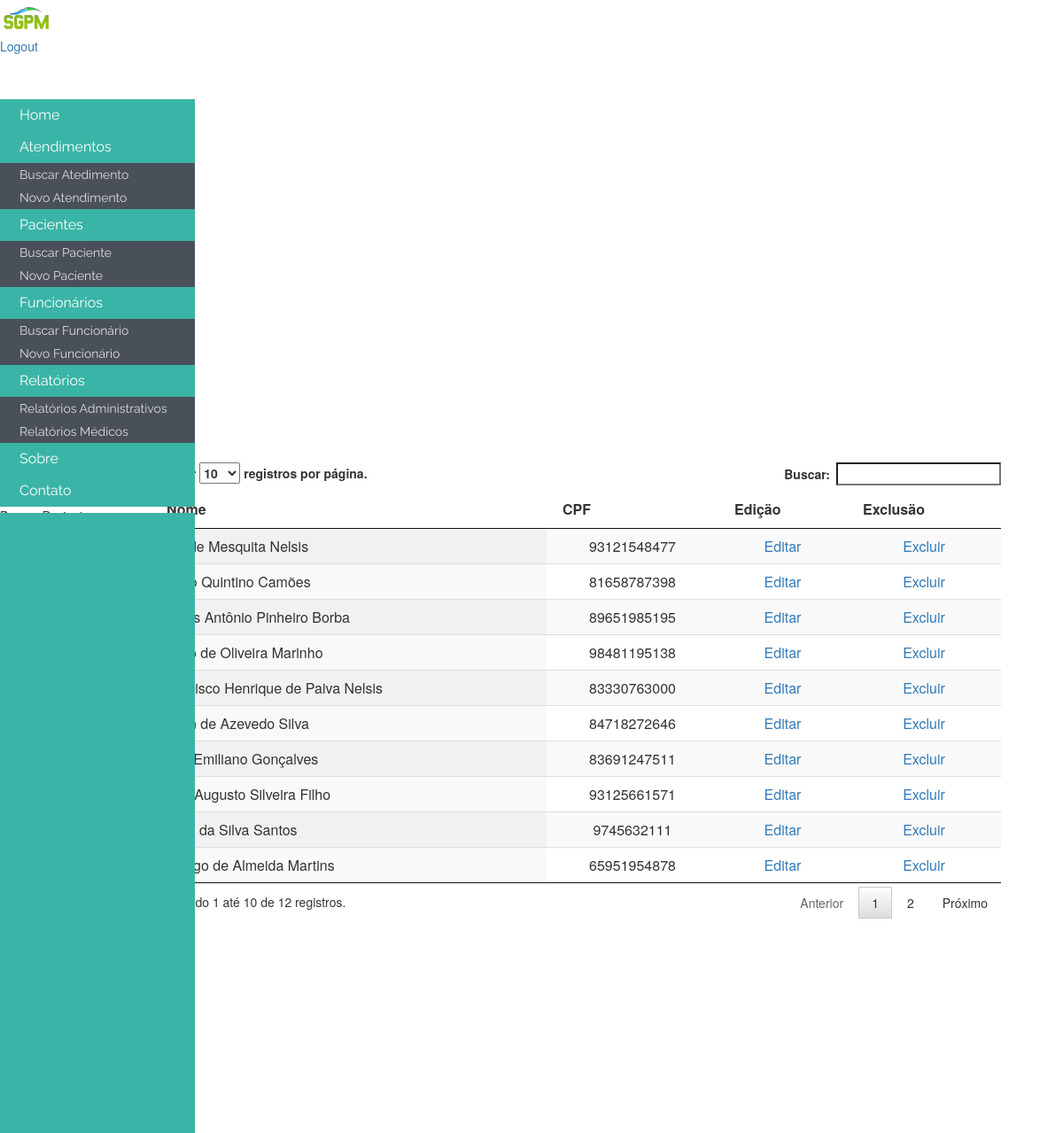
The app's page /consultarPaciente.php (upper part), older data.
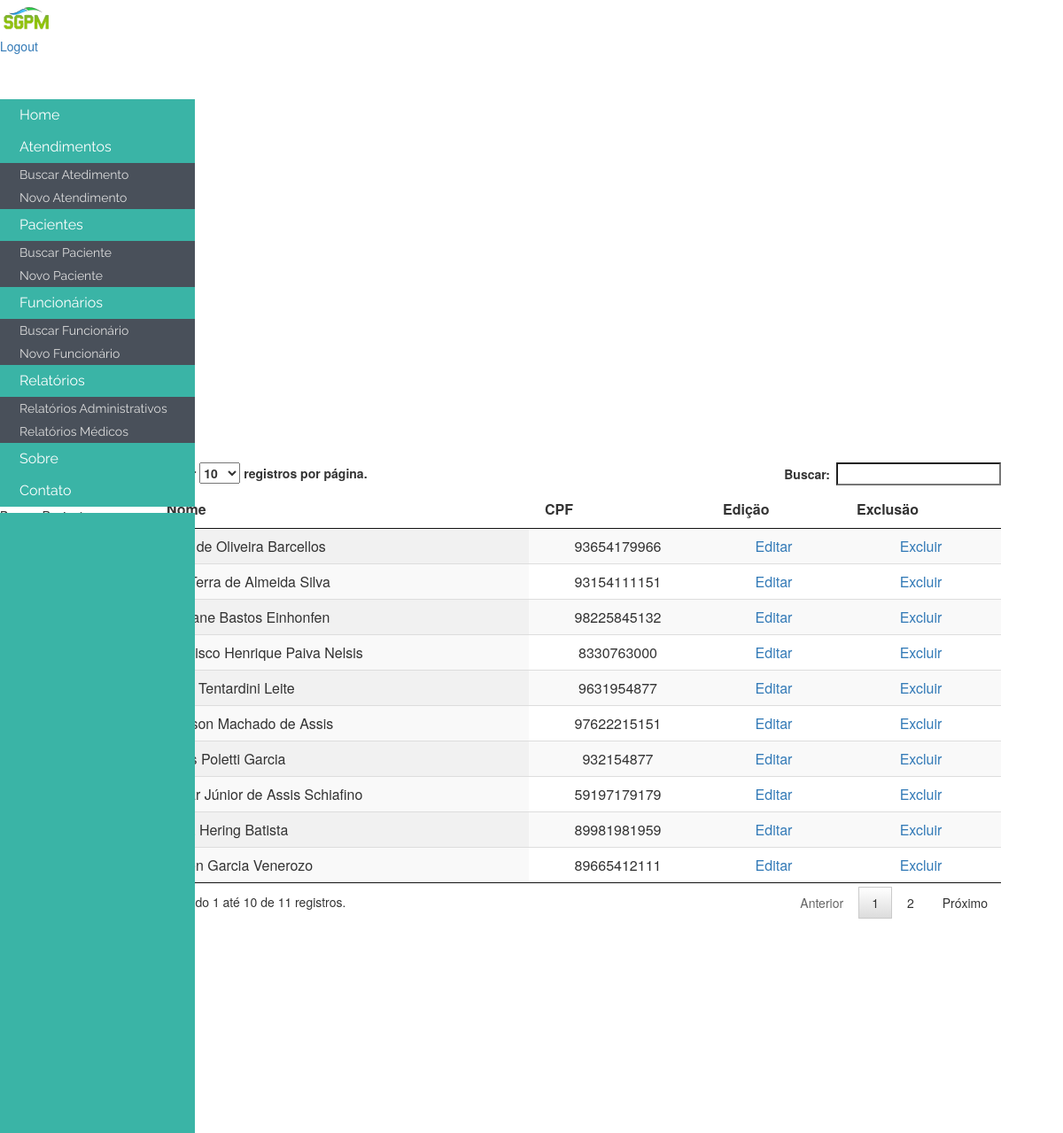
The same page, newer data.
### tables this page shows
CREATE TABLE IF NOT EXISTS `paciente` (
  `id_paciente` int(4) NOT NULL AUTO_INCREMENT,
  `nome_paciente` varchar(50) NOT NULL,
  `cpf` varchar(11) NOT NULL,
  `rg` int(11) NOT NULL,
  `org_exp` varchar(10) NOT NULL,
  `genero` varchar(1) NOT NULL,
  `data_nasc` date NOT NULL,
  `endereco` varchar(50) NOT NULL,
  `bairro` varchar(30) NOT NULL,
  `cep` int(11) NOT NULL,
  `cidade` varchar(30) NOT NULL,
  `estado` varchar(2) NOT NULL,
  `pais_nacionalidade` varchar(30) NOT NULL,
  `cidade_natural` varchar(30) NOT NULL,
  `estado_natural` varchar(2) NOT NULL,
  `ubs_atendimento` varchar(50) NOT NULL,
  `nome_mae` varchar(50) NOT NULL,
  `nome_pai` varchar(50) NOT NULL,
  `profissao` varchar(30) NOT NULL,
  `estado_civil` varchar(30) NOT NULL,
  `escolaridade` varchar(30) NOT NULL,
  `tipo_sanguineo` varchar(5) NOT NULL,
  `email_pessoal` varchar(50) NOT NULL,
  `email_prof` varchar(50) NOT NULL,
  `tel_cel` varchar(30) NOT NULL,
  `tel_fixo` varchar(30) NOT NULL,
  `tel_contato` varchar(30) NOT NULL,
  PRIMARY KEY (`id_paciente`),
  UNIQUE KEY `cpf` (`cpf`),
  KEY `id_paciente` (`id_paciente`)
);

### consultarPaciente.php (the view, shortened to what this page needs)
<?php include ('includes/cabecalho.php')?>
<?php include ('includes/menu.php')?>
<div class="divTudoConsultarPaciente">
	<div id="tituloPagina">Buscar Paciente</div>
	<div id="formBuscaPaciente">
		<div class="content-dataTable"
			style="width: 80%; margin: 0 auto; margin-top: -70px; margin-right: 70px">
                <table id="pacientes" class="display" cellspacing="0"
				width="100%" content="text/html;charset=utf-8">
				<thead>
					<tr>
						<th>Nome</th>
						<th>CPF</th>
						<th>Edi&#231;&#228;o</th>
						<th>Exclus&#228;o</th>
					</tr>
				</thead>
				<tbody>
<?php
$con = mysqli_connect ( "localhost", "root", "", "sgpm" );
mysqli_set_charset ( $con, "utf8" );
$query = mysqli_query ( $con, "SELECT * FROM paciente" );
while ( $linha = mysqli_fetch_array ( $query ) ) {
	?>
                            <tr>
						<td><?php echo $linha['nome_paciente']; ?></td>
						<td><center><?php echo $linha['cpf']; ?></center></td>
						<td><center>
								<a
									href="formPaciente.php?id=<?php echo $linha['id_paciente']; ?>">Editar</a>
							</center></td>
						<td><center>
								<a
									href="excluirPaciente.php?id_exclusao=<?php echo $linha['id_paciente']; ?>">Excluir</a></td>
<?php }?>
						</tr>
				</tbody>
			</table>
		</div>
	</div>
</div>
<?php include ('includes/menuBack.php')?>
<?php include ('includes/rodape.php')?>

### includes/cabecalho.php (shortened to what this page needs)
<html>
<head>
<LINK href="css/bootstrap.css" rel="stylesheet" type="text/css">
<link rel="stylesheet" type="text/css" href="css/dataTables.css">
</head>
<body>
	<div class="cabecalho">
		<a href="home.php"> <img src="img/sgpm_logo2_fundoless_pequeno.png"
			class="logo">
		</a>
		<div class="wrapLogoutButton">
			<a class="logoutButton" href="logout.php">Logout</a>
		</div>
	</div>

### includes/menu.php (shortened to what this page needs)
<!doctype html>
<html lang='pt'>
<head>
<link rel="stylesheet" href="css/menu.css">
</head>
<body>
	<div id='cssmenu'>
		<ul>
			<li><a href='home.php'>Home</a></li>
			<li class='active'><a href='#'>Atendimentos</a>
				<ul>
					<li><a href='#'>Buscar Atedimento</a></li>
					<li><a href='#'>Novo Atendimento</a>
				</ul></li>
			<li class='active'><a href='#'>Pacientes</a>
				<ul>
					<li><a href='consultarPaciente.php'>Buscar Paciente</a></li>
					<li><a href='formPaciente.php'>Novo Paciente</a>
				</ul></li>
			<li class='active'><a href='#'>Funcionários</a>
				<ul>
					<li><a href='#'>Buscar Funcionário</a></li>
					<li><a href='#'>Novo Funcionário</a></li>
				</ul></li>
			<li class='active'><a href='#'>Relatórios</a>
				<ul>
					<li><a href='#'>Relatórios Administrativos</a></li>
					<li><a href='#'>Relatórios Médicos</a></li>
				</ul></li>
			<li><a href='#'>Sobre</a></li>
			<li><a href="mailto:fhnelsis@outlook.com" target="_top">Contato</a></li>
		</ul>
	</div>
</body>
<html>

### includes/menuBack.php (shortened to what this page needs)
<LINK href="css/menuBack.css" rel="stylesheet" type="text/css">
<div id="menuBack">
    <div class="menuBack">
    </div>
</body>
</html>

### includes/rodape.php (shortened to what this page needs)
<LINK href="css/bootstrap.css" rel="stylesheet" type="text/css">
	</body>
	</html>

### css/dataTables.css (style rules this page uses)
table.dataTable { border-collapse: separate; border-spacing: 0; clear: both; margin: 0 auto; width: 100%; }
table.dataTable thead th,table.dataTable tfoot th { font-weight: bold; }
table.dataTable thead th,table.dataTable thead td { border-bottom: 1px solid #111; padding: 10px 18px; }
table.dataTable thead .sorting_asc,table.dataTable thead .sorting_desc,table.dataTable thead .sorting { cursor: hand; cursor: pointer; }
table.dataTable thead .sorting { background: url("../images/sort_both.png") no-repeat center right; }
table.dataTable thead .sorting_asc { background: url("../images/sort_asc.png") no-repeat center right; }
table.dataTable tbody tr { background-color: #fff; }
table.dataTable tbody th,table.dataTable tbody td { padding: 8px 10px; }
table.dataTable.row-border tbody th,table.dataTable.row-border tbody td,table.dataTable.display tbody th,table.dataTable.display tbody td { border-top: 1px solid #ddd; }
table.dataTable.row-border tbody tr:first-child th,table.dataTable.row-border tbody tr:first-child td,table.dataTable.display tbody tr:first-child th,table.dataTable.display tbody tr:first-child td { border-top: none; }
table.dataTable.stripe tbody tr.odd,table.dataTable.display tbody tr.odd { background-color: #f9f9f9; }
table.dataTable.order-column tbody tr>.sorting_1,table.dataTable.order-column tbody tr>.sorting_2,table.dataTable.order-column tbody tr>.sorting_3,table.dataTable.display tbody tr>.sorting_1,table.dataTable.display tbody tr>.sorting_2,table.dataTable.display tbody tr>.sorting_3 { background-color: #f9f9f9; }
table.dataTable.display tbody tr.odd>.sorting_1,table.dataTable.order-column.stripe tbody tr.odd>.sorting_1 { background-color: #f1f1f1; }
table.dataTable.display tbody tr.even>.sorting_1,table.dataTable.order-column.stripe tbody tr.even>.sorting_1 { background-color: #f9f9f9; }
table.dataTable.no-footer { border-bottom: 1px solid #111; }
table.dataTable,table.dataTable th,table.dataTable td { box-sizing: content-box; moz-box-sizing: content-box; webkit-box-sizing: content-box; }

### css/menu.css (style rules this page uses)
#cssmenu, #cssmenu ul, #cssmenu ul li, #cssmenu ul li a { border: 0; box-sizing: border-box; display: block; line-height: 1; list-style: none; margin: 0; moz-box-sizing: border-box; padding: 0; position: relative; webkit-box-sizing: border-box; }
#cssmenu { color: #ffffff; font-family: Raleway, sans-serif; width: 220px; padding-top: 50px; }
#cssmenu ul ul { display: none; }
#cssmenu>ul>li.active>ul { display: block; }
#cssmenu>ul>li>a { background: #3ab4a6; color: #ffffff; cursor: pointer; font-size: 16px; o-transition: color .2s ease; padding: 10px 22px; text-decoration: none; transition: color .2s ease; webkit-transition: color .2s ease; z-index: 2; }
#cssmenu ul ul li a { background: #49505a; color: #dddddd; cursor: pointer; font-size: 14px; o-transition: color .2s ease; padding: 6px 22px; text-decoration: none; transition: color .2s ease; webkit-transition: color .2s ease; z-index: 2; }

### css/menuBack.css (style rules this page uses)
.menuBack { width: 220px; /width: 290px; position: relative; height: 173%; background-color: #3ab4a6; margin-top: -458px; left: 0px; }

Row changes from the older to the newer data that the page shows:
removed paciente: nome_paciente "José Emiliano Gonçalves", cpf "83691247511"
removed paciente: nome_paciente "João Augusto Silveira Filho", cpf "93125661571"
removed paciente: nome_paciente "Paulo da Silva Santos", cpf "9745632111"
removed paciente: nome_paciente "Ana de Mesquita Nelsis", cpf "93121548477"
removed paciente: nome_paciente "Carlos Antônio Pinheiro Borba", cpf "89651985195"
removed paciente: nome_paciente "Francisco Henrique de Paiva Nelsis", cpf "83330763000"
removed paciente: nome_paciente "Rodrigo de Almeida Martins", cpf "65951954878"
removed paciente: nome_paciente "Diego de Oliveira Marinho", cpf "98481195138"
removed paciente: nome_paciente "Bruno Quintino Camões", cpf "81658787398"
removed paciente: nome_paciente "Helen de Azevedo Silva", cpf "84718272646"
added paciente: nome_paciente "Francisco Henrique Paiva Nelsis", cpf "8330763000"
added paciente: nome_paciente "Fábio Tentardini Leite", cpf "9631954877"
added paciente: nome_paciente "Adão de Oliveira Barcellos", cpf "93654179966"
added paciente: nome_paciente "Suelen Garcia Venerozo", cpf "89665412111"
added paciente: nome_paciente "Ana Terra de Almeida Silva", cpf "93154111151"
added paciente: nome_paciente "Jéferson Machado de Assis", cpf "97622215151"
added paciente: nome_paciente "Lucas Poletti Garcia", cpf "932154877"
added paciente: nome_paciente "Cristiane Bastos Einhonfen", cpf "98225845132"
added paciente: nome_paciente "Paula Hering Batista", cpf "89981981959"
added paciente: nome_paciente "Nilmar Júnior de Assis Schiafino", cpf "59197179179"
Text that changed along with them:
text written by a page script: "registros por página. Buscar: Mostrando 1 até 10 de 12 registros. Anterior 1 2 Próximo" → "registros por página. Buscar: Mostrando 1 até 10 de 11 registros. Anterior 1 2 Próximo"
